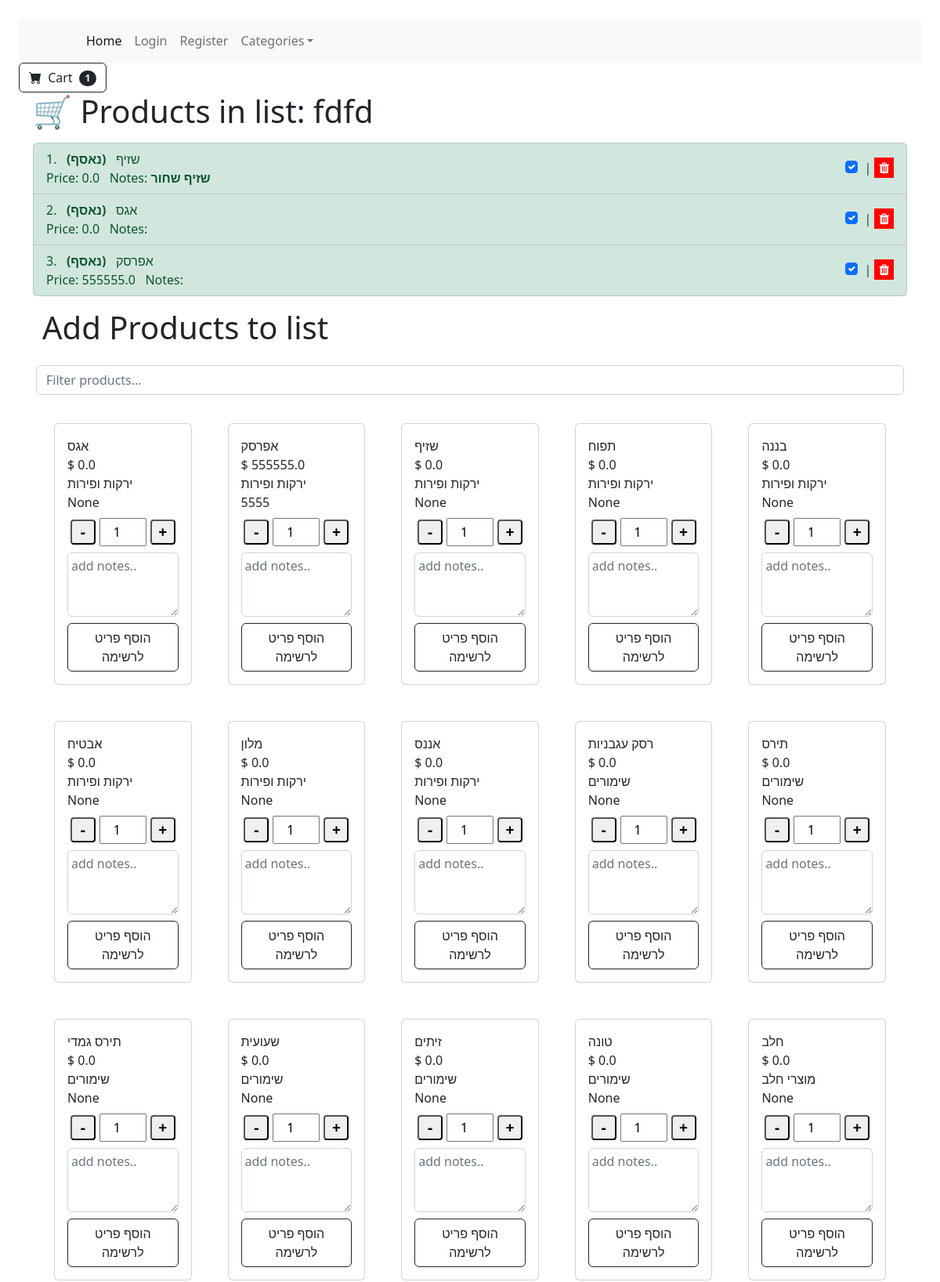
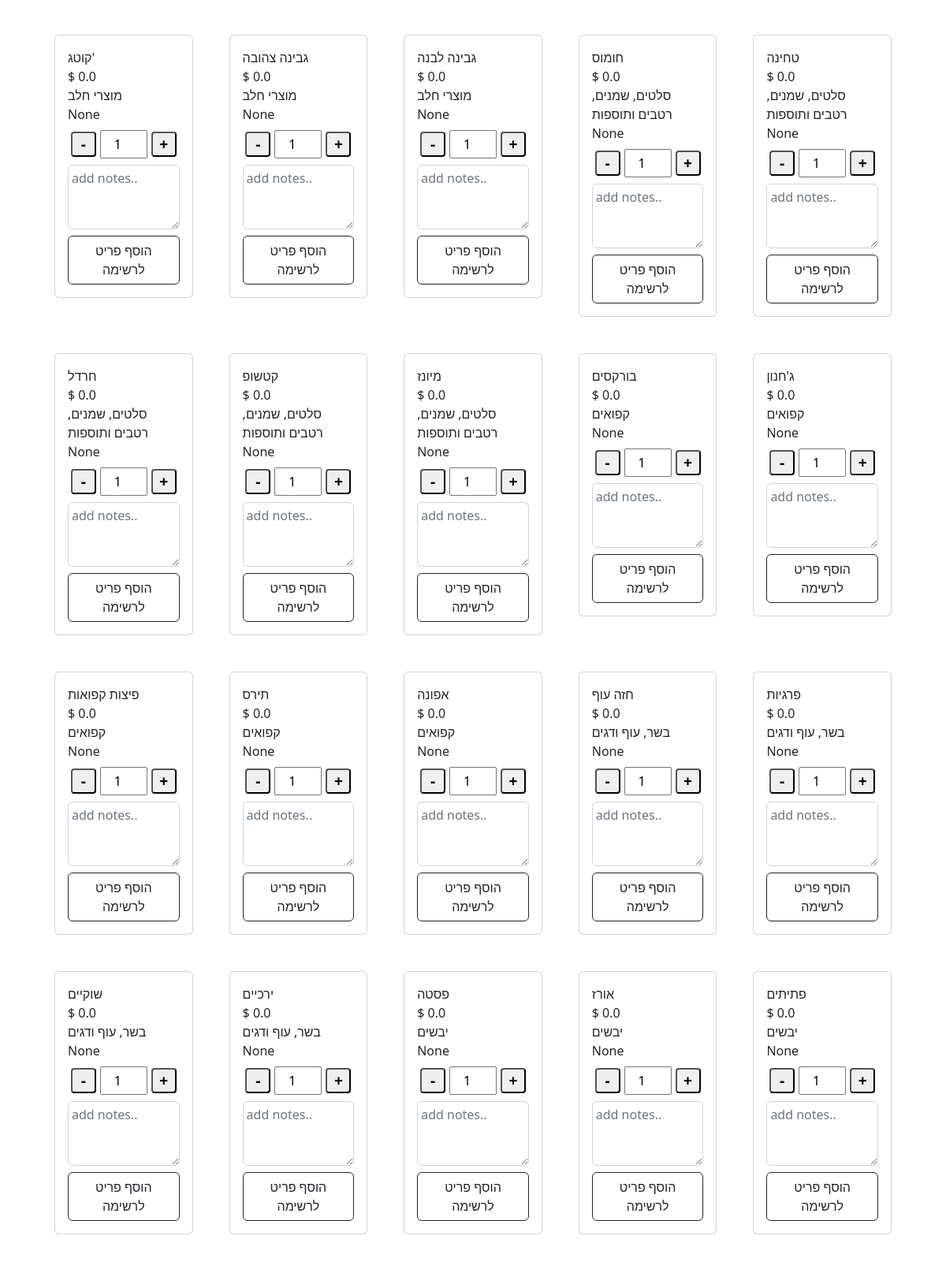
The page /list/9 (upper part) on the database its author committed (2 pictures, top to bottom).
### tables this page shows
CREATE TABLE lists (
                id INTEGER PRIMARY KEY AUTOINCREMENT,
                name TEXT UNIQUE
            );

CREATE TABLE product_in_list (
    id INTEGER PRIMARY KEY AUTOINCREMENT,
    list_id INTEGER,
    product_id INTEGER,
    collected INTEGER DEFAULT 0,
    notes TEXT,
    quantity INTEGER,
    FOREIGN KEY (list_id) REFERENCES lists(id),
    FOREIGN KEY (product_id) REFERENCES products(id)
);

CREATE TABLE products (
        id INTEGER PRIMARY KEY AUTOINCREMENT,
        name TEXT NOT NULL,
        unit TEXT ,
        price REAL,
        category_id INTEGER,
        FOREIGN KEY (category_id) REFERENCES categories(id)
    );

CREATE TABLE categories (
        id INTEGER PRIMARY KEY AUTOINCREMENT,
        name TEXT UNIQUE NOT NULL
    );

### app.py (the view)
@app.route("/list/<int:list_id>", methods=["GET", "POST"])
def view_list(list_id):
    list_items_data = []  # make this a list
    items = database_read(f"select * from product_in_list where list_id ='{list_id}';")
    list_data = database_read(f"select * from product_in_list where list_id ='{list_id}';")
    if items:
        for item in items:
            product_id = item['product_id']
            item_data =  database_read(f"select pl.*,p.* from products p inner JOIN product_in_list  pl on pl.product_id = p.id where p.id ='{product_id}';")
            if item_data:
                list_items_data.append(item_data[0])
    list_name = database_read(f"select name from lists where id ='{list_id}';")[0]['name']
    items_data = database_read(f"select p.*,cat.name as catName from products p left JOIN categories cat on category_id = cat.id")
    categories =  database_read(f"select * from categories order by name;")
    return render_template("list.html", list_id=list_id,list_data=list_data, items=list_items_data,list_name=list_name,all_items=items_data,categories=categories)

### HandelDB.py (called while the page is built)
def database_read(sql,data=None):
    connection = sqlite3.connect(database_filename)
    connection.row_factory = sqlite3.Row
    db = connection.cursor()
    if data:
         db.execute(sql, data)
    else:
         db.execute(sql)
    records = db.fetchall()
    rows = [dict(record) for record in records]
    db.close()
    connection.close()
    return rows

### app.py (called while the page is built)
@app.context_processor
def inject_user():
    return dict(user=flask_login.current_user)

@app.teardown_appcontext
def close_connection(exception):
    db = getattr(g, '_database', None)
    if db is not None:
        db.close()

@app.context_processor
def inject_collected_count():
    def get_collected_count(list_id=None):
        if list_id is None:
            return 0
        sql = f"SELECT COUNT(*) as count FROM product_in_list WHERE list_id = '{list_id}' AND collected = 1"
        print(sql)
        result = database_read(sql)
        print(result)
        return result[0]['count'] if result else 0
    return dict(get_collected_count=get_collected_count)

@app.after_request
def add_header(response):
    if request.path.endswith('service-worker.js'):
        response.headers['Content-Type'] = 'application/javascript'
    if request.path.endswith('manifest.json'):
        response.headers['Content-Type'] = 'application/manifest+json'
    return response

### templates/list.html (shortened to what this page needs)
{% extends 'base.html' %}
{% block content %}
<form class="d-flex">
  <button class="btn btn-outline-dark" type="submit">
      <i class="bi-cart-fill me-1"></i>
      Cart
      <span class="badge bg-dark text-white ms-1 rounded-pill">{{ get_collected_count(list_id) }}</span>
  </button>
</form>
<body class="p-4">
<div class="container">
  <h1 class="mb-3">🛒 Products in list:  {{ list_name }}   </h1>
  <ul id="itemsinlist"  class="list-group mb-3">
    {% for item in items %}
      <li class="list-group-item d-flex justify-content-between align-items-center
          {% if item.collected %} list-group-item-success {% endif %}">
        <span>
          {{ loop.index }}. &nbsp; {{ item['name'] }}  &nbsp; {% if item.collected %}<strong>(נאסף)</strong>{% endif %}   <br> Price: {{ item['price'] }}  &nbsp;  Notes:  {% if item.notes %}<strong>{{ item['notes']}}</strong>{% endif %}
        </span>
          <div class="form-check">
            <input class="form-check-input position-static" data-item-id="{{ item['product_id'] }}" type="checkbox" id="blankCheckbox" onchange="updateCollected(this)" value="option1" {% if item.collected %}checked{% endif %} >
            <span class="">|</span>
              <button id="del_prod" class="delete-btn" title="remove product from list"><i class="fa fa-trash"></i></button>
          </div>
      </li>
    {% else %}
      <li class="list-group-item">No items yet.</li>
    {% endfor %}
  </ul>
  <form method="POST" class="d-flex mb-3">
    <div class="container container-box">
      <h1 class="mb-4"> Add Products to list</h1>
      <div class="row row-cols-2 row-cols-sm-3 row-cols-md-4 row-cols-lg-5 g-3">
          <input type="text" id="productFilter" style="margin-bottom: 5px;" class="form-control" placeholder="Filter products...">
          {% for product in all_items%}
          <div class="col">
          <div class="card" style="margin: 15px;">
          <div class="card-body">
              <div class="card-title">{{ product['name'] }}
                  <div class="card-text">
                          $ {{ product['price'] }}
                          <br>
                          {{ product['catName'] }}
                          <br>
                          {{ product['unit'] }}
                      </div>
                  </div>
                  <div class="product-actions text-center">
                  <div class="qty-wrapper">
                    <button class="minus" type="button" onclick="changeQty(this,-1)">-</button>
                    <input type="number" name="quantity" id="quantity" value="1" min="1" class="qty-input">
                    <button class="plus" type="button" onclick="changeQty(this,1)">+</button>
                  </div>
                  <div  class="action-wrapper">
                    <textarea id="notes" name="notes" rows="3" placeholder="add notes.." class="form-control note-input"></textarea>
                  </div>
                </div>
                <div  style="display: flex;" class="text-center"><a class="btn btn-outline-dark mt-auto" href="#" onclick="addProductToList(this); return false;" >הוסף פריט לרשימה</a>
                </div>
              </div>
          </div>
      </div>
          {% endfor%}
  </div>
</div>
  </form>
</div>
</body>
{% endblock %}

### templates/list.html (style rules this page uses)
.qty-wrapper { display: inline-flex; align-items: center; gap: 5px; }
.qty-wrapper button { width: 30px; height: 30px; font-size: 18px; }
.qty-wrapper input[type=number] { width: 60px; text-align: center; }
.plus { font-weight:bold; float:right; padding-right:4px; content:"+"; }
.minus { font-weight:bold; float:right; padding-right:4px; content:"-"; }
.delete-btn { background-color: red; border: none; color: white; cursor: pointer; }
.product-actions { max-width: 280px; margin: 0 auto; }
.qty-wrapper { display: flex; justify-content: center; align-items: center; margin-bottom: 0.5rem; }
.qty-input { width: 60px; text-align: center; padding: 0.25rem; }
.qty-wrapper button { width: 32px; height: 32px; font-size: 1.2rem; padding: 0; border-radius: 4px; }
.note-input { max-width: 100%; margin: 0 auto 0.5rem; padding: 0.25rem; }

### rows shown on the page
lists: name "fdfd"
product_in_list: name "שזיף", shows "(נאסף)", price "0.0", notes "שזיף שחור", collected "☑"
product_in_list: name "אגס", shows "(נאסף)", price "0.0", collected "☑"
product_in_list: name "אפרסק", shows "(נאסף)", price "555555.0", collected "☑"
products: name "אגס", price "0.0", catName "ירקות ופירות", unit "None"
products: name "אפרסק", price "555555.0", catName "ירקות ופירות", unit "5555"
products: name "שזיף", price "0.0", catName "ירקות ופירות", unit "None"
products: name "תפוח", price "0.0", catName "ירקות ופירות", unit "None"
products: name "בננה", price "0.0", catName "ירקות ופירות", unit "None"
products: name "אבטיח", price "0.0", catName "ירקות ופירות", unit "None"
products: name "מלון", price "0.0", catName "ירקות ופירות", unit "None"
products: name "אננס", price "0.0", catName "ירקות ופירות", unit "None"
products: name "רסק עגבניות", price "0.0", catName "שימורים", unit "None"
products: name "תירס", price "0.0", catName "שימורים", unit "None"
products: name "תירס גמדי", price "0.0", catName "שימורים", unit "None"
products: name "שעועית", price "0.0", catName "שימורים", unit "None"
products: name "זיתים", price "0.0", catName "שימורים", unit "None"
products: name "טונה", price "0.0", catName "שימורים", unit "None"
products: name "חלב", price "0.0", catName "מוצרי חלב", unit "None"
products: name "קוטג'", price "0.0", catName "מוצרי חלב", unit "None"
products: name "גבינה צהובה", price "0.0", catName "מוצרי חלב", unit "None"
products: name "גבינה לבנה", price "0.0", catName "מוצרי חלב", unit "None"
products: name "חומוס", price "0.0", catName "סלטים, שמנים, רטבים ותוספות", unit "None"
products: name "טחינה", price "0.0", catName "סלטים, שמנים, רטבים ותוספות", unit "None"
products: name "חרדל", price "0.0", catName "סלטים, שמנים, רטבים ותוספות", unit "None"
products: name "קטשופ", price "0.0", catName "סלטים, שמנים, רטבים ותוספות", unit "None"
products: name "מיונז", price "0.0", catName "סלטים, שמנים, רטבים ותוספות", unit "None"
products: name "בורקסים", price "0.0", catName "קפואים", unit "None"
products: name "ג'חנון", price "0.0", catName "קפואים", unit "None"
products: name "פיצות קפואות", price "0.0", catName "קפואים", unit "None"
products: name "תירס", price "0.0", catName "קפואים", unit "None"
products: name "אפונה", price "0.0", catName "קפואים", unit "None"
products: name "חזה עוף", price "0.0", catName "בשר, עוף ודגים", unit "None"
products: name "פרגיות", price "0.0", catName "בשר, עוף ודגים", unit "None"
products: name "שוקיים", price "0.0", catName "בשר, עוף ודגים", unit "None"
products: name "ירכיים", price "0.0", catName "בשר, עוף ודגים", unit "None"
products: name "פסטה", price "0.0", catName "יבשים", unit "None"
products: name "אורז", price "0.0", catName "יבשים", unit "None"
products: name "פתיתים", price "0.0", catName "יבשים", unit "None"

### other values the page prints
{{ get_collected_count(list_id) }} "1"
